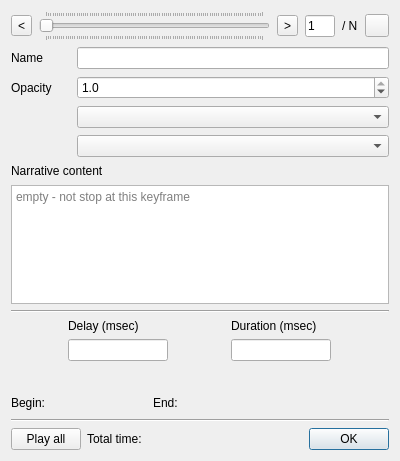
<?xml version="1.0" encoding="UTF-8"?>
<ui version="4.0">
 <class>KeyframeDialog</class>
 <widget class="QDialog" name="KeyframeDialog">
  <property name="geometry">
   <rect>
    <x>0</x>
    <y>0</y>
    <width>400</width>
    <height>461</height>
   </rect>
  </property>
  <property name="minimumSize">
   <size>
    <width>400</width>
    <height>0</height>
   </size>
  </property>
  <property name="windowTitle">
   <string>Keyframe</string>
  </property>
  <layout class="QVBoxLayout" name="verticalLayout">
   <item>
    <widget class="QWidget" name="widgetTopBar" native="true">
     <layout class="QHBoxLayout" name="horizontalLayout">
      <property name="spacing">
       <number>7</number>
      </property>
      <property name="leftMargin">
       <number>0</number>
      </property>
      <property name="topMargin">
       <number>0</number>
      </property>
      <property name="rightMargin">
       <number>0</number>
      </property>
      <property name="bottomMargin">
       <number>0</number>
      </property>
      <item>
       <widget class="QToolButton" name="toolButtonPrev">
        <property name="toolTip">
         <string>Previous keyframe</string>
        </property>
        <property name="text">
         <string>&lt;</string>
        </property>
       </widget>
      </item>
      <item>
       <widget class="QSlider" name="slider">
        <property name="minimumSize">
         <size>
          <width>0</width>
          <height>30</height>
         </size>
        </property>
        <property name="pageStep">
         <number>1</number>
        </property>
        <property name="orientation">
         <enum>Qt::Horizontal</enum>
        </property>
        <property name="tickPosition">
         <enum>QSlider::TicksBothSides</enum>
        </property>
       </widget>
      </item>
      <item>
       <widget class="QToolButton" name="toolButtonNext">
        <property name="toolTip">
         <string>Next keyframe</string>
        </property>
        <property name="text">
         <string>&gt;</string>
        </property>
       </widget>
      </item>
      <item>
       <widget class="QLineEdit" name="lineEditCurrentKF">
        <property name="maximumSize">
         <size>
          <width>30</width>
          <height>16777215</height>
         </size>
        </property>
        <property name="text">
         <string>1</string>
        </property>
        <property name="readOnly">
         <bool>true</bool>
        </property>
       </widget>
      </item>
      <item>
       <widget class="QLabel" name="labelKFCount">
        <property name="text">
         <string>/ N</string>
        </property>
       </widget>
      </item>
      <item>
       <widget class="QToolButton" name="toolButtonPlay">
        <property name="toolTip">
         <string>Perform a transition between current keyframe and next keyframe.</string>
        </property>
        <property name="checkable">
         <bool>true</bool>
        </property>
       </widget>
      </item>
     </layout>
    </widget>
   </item>
   <item>
    <layout class="QGridLayout" name="gridLayout">
     <property name="verticalSpacing">
      <number>7</number>
     </property>
     <item row="0" column="0">
      <widget class="QLabel" name="labelName">
       <property name="minimumSize">
        <size>
         <width>60</width>
         <height>0</height>
        </size>
       </property>
       <property name="text">
        <string>Name</string>
       </property>
      </widget>
     </item>
     <item row="6" column="0" colspan="2">
      <spacer name="verticalSpacer_2">
       <property name="orientation">
        <enum>Qt::Vertical</enum>
       </property>
       <property name="sizeHint" stdset="0">
        <size>
         <width>20</width>
         <height>40</height>
        </size>
       </property>
      </spacer>
     </item>
     <item row="2" column="0">
      <widget class="QLabel" name="labelComboBox1">
       <property name="minimumSize">
        <size>
         <width>60</width>
         <height>0</height>
        </size>
       </property>
      </widget>
     </item>
     <item row="0" column="1">
      <widget class="QLineEdit" name="lineEditName"/>
     </item>
     <item row="1" column="1">
      <widget class="QDoubleSpinBox" name="doubleSpinBoxOpacity">
       <property name="inputMethodHints">
        <set>Qt::ImhDigitsOnly</set>
       </property>
       <property name="decimals">
        <number>1</number>
       </property>
       <property name="maximum">
        <double>1.000000000000000</double>
       </property>
       <property name="singleStep">
        <double>0.100000000000000</double>
       </property>
       <property name="value">
        <double>1.000000000000000</double>
       </property>
      </widget>
     </item>
     <item row="1" column="0">
      <widget class="QLabel" name="labelOpacity">
       <property name="minimumSize">
        <size>
         <width>60</width>
         <height>0</height>
        </size>
       </property>
       <property name="text">
        <string>Opacity</string>
       </property>
      </widget>
     </item>
     <item row="2" column="1">
      <widget class="QComboBox" name="comboBox1"/>
     </item>
     <item row="5" column="0" colspan="2">
      <widget class="QPlainTextEdit" name="plainTextEdit">
       <property name="placeholderText">
        <string>empty - not stop at this keyframe</string>
       </property>
      </widget>
     </item>
     <item row="4" column="0" colspan="2">
      <widget class="QLabel" name="labelNarration">
       <property name="text">
        <string>Narrative content</string>
       </property>
      </widget>
     </item>
     <item row="3" column="1">
      <widget class="QComboBox" name="comboBox2"/>
     </item>
     <item row="3" column="0">
      <widget class="QLabel" name="labelComboBox2">
       <property name="minimumSize">
        <size>
         <width>60</width>
         <height>0</height>
        </size>
       </property>
      </widget>
     </item>
    </layout>
   </item>
   <item>
    <widget class="Line" name="line2">
     <property name="orientation">
      <enum>Qt::Horizontal</enum>
     </property>
    </widget>
   </item>
   <item>
    <layout class="QGridLayout" name="gridLayout2">
     <item row="0" column="2">
      <widget class="QLabel" name="labelDuration">
       <property name="text">
        <string>Duration (msec)</string>
       </property>
      </widget>
     </item>
     <item row="1" column="0">
      <widget class="QLineEdit" name="lineEditDelay">
       <property name="maximumSize">
        <size>
         <width>100</width>
         <height>16777215</height>
        </size>
       </property>
       <property name="toolTip">
        <string>duration to wait before starting a transition</string>
       </property>
      </widget>
     </item>
     <item row="1" column="2">
      <widget class="QLineEdit" name="lineEditDuration">
       <property name="maximumSize">
        <size>
         <width>100</width>
         <height>16777215</height>
        </size>
       </property>
       <property name="toolTip">
        <string>length of time to complete a transition</string>
       </property>
      </widget>
     </item>
     <item row="0" column="0">
      <widget class="QLabel" name="labelDelay">
       <property name="text">
        <string>Delay (msec)</string>
       </property>
      </widget>
     </item>
     <item row="2" column="0">
      <widget class="QgsFieldExpressionWidget" name="expressionDelay" native="true">
       <property name="minimumSize">
        <size>
         <width>0</width>
         <height>20</height>
        </size>
       </property>
      </widget>
     </item>
     <item row="2" column="2">
      <widget class="QgsFieldExpressionWidget" name="expressionDuration" native="true">
       <property name="minimumSize">
        <size>
         <width>0</width>
         <height>20</height>
        </size>
       </property>
      </widget>
     </item>
    </layout>
   </item>
   <item>
    <spacer name="verticalSpacer">
     <property name="orientation">
      <enum>Qt::Vertical</enum>
     </property>
     <property name="sizeHint" stdset="0">
      <size>
       <width>20</width>
       <height>40</height>
      </size>
     </property>
    </spacer>
   </item>
   <item>
    <layout class="QHBoxLayout" name="horizontalLayout_2">
     <item>
      <widget class="QLabel" name="labelBegin">
       <property name="minimumSize">
        <size>
         <width>50</width>
         <height>0</height>
        </size>
       </property>
       <property name="text">
        <string>Begin: </string>
       </property>
      </widget>
     </item>
     <item>
      <widget class="QLabel" name="labelTimeBegin">
       <property name="minimumSize">
        <size>
         <width>80</width>
         <height>0</height>
        </size>
       </property>
       <property name="toolTip">
        <string>time to begin this transition</string>
       </property>
      </widget>
     </item>
     <item>
      <widget class="QLabel" name="labelEnd">
       <property name="minimumSize">
        <size>
         <width>50</width>
         <height>0</height>
        </size>
       </property>
       <property name="text">
        <string>End:</string>
       </property>
      </widget>
     </item>
     <item>
      <widget class="QLabel" name="labelTimeEnd">
       <property name="minimumSize">
        <size>
         <width>80</width>
         <height>0</height>
        </size>
       </property>
       <property name="toolTip">
        <string>time to complete this transition</string>
       </property>
      </widget>
     </item>
     <item>
      <spacer name="horizontalSpacer_2">
       <property name="orientation">
        <enum>Qt::Horizontal</enum>
       </property>
       <property name="sizeHint" stdset="0">
        <size>
         <width>40</width>
         <height>20</height>
        </size>
       </property>
      </spacer>
     </item>
    </layout>
   </item>
   <item>
    <widget class="Line" name="line">
     <property name="orientation">
      <enum>Qt::Horizontal</enum>
     </property>
    </widget>
   </item>
   <item>
    <layout class="QHBoxLayout" name="horizontalLayout3">
     <item>
      <widget class="QPushButton" name="pushButtonPlayAll">
       <property name="maximumSize">
        <size>
         <width>70</width>
         <height>16777215</height>
        </size>
       </property>
       <property name="toolTip">
        <string>Perform transitions of this keyframe group from the beginning.</string>
       </property>
       <property name="text">
        <string>Play all</string>
       </property>
       <property name="checkable">
        <bool>true</bool>
       </property>
      </widget>
     </item>
     <item>
      <widget class="QLabel" name="label">
       <property name="text">
        <string>Total time:</string>
       </property>
      </widget>
     </item>
     <item>
      <widget class="QLabel" name="labelTotal"/>
     </item>
     <item>
      <widget class="QDialogButtonBox" name="buttonBox">
       <property name="toolTip">
        <string>time to complete transitions of this keyframe group</string>
       </property>
       <property name="orientation">
        <enum>Qt::Horizontal</enum>
       </property>
       <property name="standardButtons">
        <set>QDialogButtonBox::Ok</set>
       </property>
      </widget>
     </item>
    </layout>
   </item>
  </layout>
 </widget>
 <customwidgets>
  <customwidget>
   <class>QgsFieldExpressionWidget</class>
   <extends>QWidget</extends>
   <header>qgis.gui</header>
   <container>1</container>
  </customwidget>
 </customwidgets>
 <resources/>
 <connections>
  <connection>
   <sender>buttonBox</sender>
   <signal>accepted()</signal>
   <receiver>KeyframeDialog</receiver>
   <slot>accept()</slot>
   <hints>
    <hint type="sourcelabel">
     <x>387</x>
     <y>427</y>
    </hint>
    <hint type="destinationlabel">
     <x>157</x>
     <y>274</y>
    </hint>
   </hints>
  </connection>
  <connection>
   <sender>buttonBox</sender>
   <signal>rejected()</signal>
   <receiver>KeyframeDialog</receiver>
   <slot>reject()</slot>
   <hints>
    <hint type="sourcelabel">
     <x>387</x>
     <y>427</y>
    </hint>
    <hint type="destinationlabel">
     <x>286</x>
     <y>274</y>
    </hint>
   </hints>
  </connection>
 </connections>
</ui>
